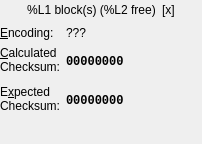
<?xml version="1.0" encoding="UTF-8"?>
<ui version="4.0">
 <class>MemCardView</class>
 <widget class="QWidget" name="MemCardView">
  <property name="geometry">
   <rect>
    <x>0</x>
    <y>0</y>
    <width>202</width>
    <height>144</height>
   </rect>
  </property>
  <layout class="QFormLayout" name="formLayout">
   <property name="fieldGrowthPolicy">
    <enum>QFormLayout::ExpandingFieldsGrow</enum>
   </property>
   <property name="margin">
    <number>0</number>
   </property>
   <item row="0" column="0" colspan="2">
    <layout class="QHBoxLayout" name="hboxBlockCount">
     <item>
      <spacer name="hspcBlockCount1">
       <property name="orientation">
        <enum>Qt::Horizontal</enum>
       </property>
       <property name="sizeHint" stdset="0">
        <size>
         <width>40</width>
         <height>20</height>
        </size>
       </property>
      </spacer>
     </item>
     <item>
      <widget class="QLabel" name="lblBlockCount">
       <property name="sizePolicy">
        <sizepolicy hsizetype="Minimum" vsizetype="Preferred">
         <horstretch>0</horstretch>
         <verstretch>0</verstretch>
        </sizepolicy>
       </property>
       <property name="text">
        <string notr="true">%L1 block(s) (%L2 free)</string>
       </property>
       <property name="textFormat">
        <enum>Qt::PlainText</enum>
       </property>
       <property name="alignment">
        <set>Qt::AlignCenter</set>
       </property>
      </widget>
     </item>
     <item>
      <widget class="QLabel" name="lblStatusIcon">
       <property name="sizePolicy">
        <sizepolicy hsizetype="Minimum" vsizetype="Preferred">
         <horstretch>0</horstretch>
         <verstretch>0</verstretch>
        </sizepolicy>
       </property>
       <property name="text">
        <string notr="true">[x]</string>
       </property>
       <property name="textFormat">
        <enum>Qt::PlainText</enum>
       </property>
      </widget>
     </item>
     <item>
      <spacer name="hspcBlockCount2">
       <property name="orientation">
        <enum>Qt::Horizontal</enum>
       </property>
       <property name="sizeHint" stdset="0">
        <size>
         <width>40</width>
         <height>20</height>
        </size>
       </property>
      </spacer>
     </item>
    </layout>
   </item>
   <item row="1" column="0">
    <widget class="QLabel" name="lblEncodingTitle">
     <property name="text">
      <string>&amp;Encoding:</string>
     </property>
     <property name="textFormat">
      <enum>Qt::PlainText</enum>
     </property>
     <property name="buddy">
      <cstring>lblEncoding</cstring>
     </property>
    </widget>
   </item>
   <item row="1" column="1">
    <widget class="QLabel" name="lblEncoding">
     <property name="sizePolicy">
      <sizepolicy hsizetype="MinimumExpanding" vsizetype="Preferred">
       <horstretch>0</horstretch>
       <verstretch>0</verstretch>
      </sizepolicy>
     </property>
     <property name="text">
      <string notr="true">???</string>
     </property>
     <property name="textFormat">
      <enum>Qt::PlainText</enum>
     </property>
     <property name="textInteractionFlags">
      <set>Qt::LinksAccessibleByMouse|Qt::TextSelectableByKeyboard|Qt::TextSelectableByMouse</set>
     </property>
    </widget>
   </item>
   <item row="2" column="0">
    <widget class="QLabel" name="lblChecksumActualTitle">
     <property name="text">
      <string>&amp;Calculated
Checksum:</string>
     </property>
     <property name="textFormat">
      <enum>Qt::PlainText</enum>
     </property>
     <property name="alignment">
      <set>Qt::AlignLeading|Qt::AlignLeft|Qt::AlignTop</set>
     </property>
     <property name="wordWrap">
      <bool>true</bool>
     </property>
     <property name="buddy">
      <cstring>lblChecksumActual</cstring>
     </property>
    </widget>
   </item>
   <item row="2" column="1">
    <widget class="QLabel" name="lblChecksumActual">
     <property name="sizePolicy">
      <sizepolicy hsizetype="MinimumExpanding" vsizetype="MinimumExpanding">
       <horstretch>0</horstretch>
       <verstretch>0</verstretch>
      </sizepolicy>
     </property>
     <property name="font">
      <font>
       <family>Monospace</family>
       <weight>75</weight>
       <bold>true</bold>
      </font>
     </property>
     <property name="text">
      <string notr="true">00000000</string>
     </property>
     <property name="textFormat">
      <enum>Qt::RichText</enum>
     </property>
     <property name="textInteractionFlags">
      <set>Qt::LinksAccessibleByMouse|Qt::TextSelectableByKeyboard|Qt::TextSelectableByMouse</set>
     </property>
    </widget>
   </item>
   <item row="3" column="0">
    <widget class="QLabel" name="lblChecksumExpectedTitle">
     <property name="text">
      <string>E&amp;xpected
Checksum:</string>
     </property>
     <property name="textFormat">
      <enum>Qt::PlainText</enum>
     </property>
     <property name="alignment">
      <set>Qt::AlignLeading|Qt::AlignLeft|Qt::AlignTop</set>
     </property>
     <property name="wordWrap">
      <bool>true</bool>
     </property>
     <property name="textInteractionFlags">
      <set>Qt::LinksAccessibleByMouse</set>
     </property>
     <property name="buddy">
      <cstring>lblChecksumExpected</cstring>
     </property>
    </widget>
   </item>
   <item row="3" column="1">
    <widget class="QLabel" name="lblChecksumExpected">
     <property name="sizePolicy">
      <sizepolicy hsizetype="MinimumExpanding" vsizetype="MinimumExpanding">
       <horstretch>0</horstretch>
       <verstretch>0</verstretch>
      </sizepolicy>
     </property>
     <property name="font">
      <font>
       <family>Monospace</family>
       <weight>75</weight>
       <bold>true</bold>
      </font>
     </property>
     <property name="text">
      <string notr="true">00000000</string>
     </property>
     <property name="textFormat">
      <enum>Qt::RichText</enum>
     </property>
     <property name="textInteractionFlags">
      <set>Qt::LinksAccessibleByMouse|Qt::TextSelectableByKeyboard|Qt::TextSelectableByMouse</set>
     </property>
    </widget>
   </item>
   <item row="5" column="0" colspan="2">
    <layout class="QHBoxLayout" name="hboxTableSelect">
     <property name="spacing">
      <number>0</number>
     </property>
     <item>
      <widget class="TableSelect" name="tableSelect" native="true"/>
     </item>
     <item>
      <spacer name="hspcTableSelect">
       <property name="orientation">
        <enum>Qt::Horizontal</enum>
       </property>
       <property name="sizeHint" stdset="0">
        <size>
         <width>40</width>
         <height>20</height>
        </size>
       </property>
      </spacer>
     </item>
    </layout>
   </item>
  </layout>
 </widget>
 <customwidgets>
  <customwidget>
   <class>TableSelect</class>
   <extends>QWidget</extends>
   <header>widgets/TableSelect.hpp</header>
   <container>1</container>
  </customwidget>
 </customwidgets>
 <resources>
  <include location="resources/oxygen/oxygen.qrc"/>
 </resources>
 <connections/>
</ui>
